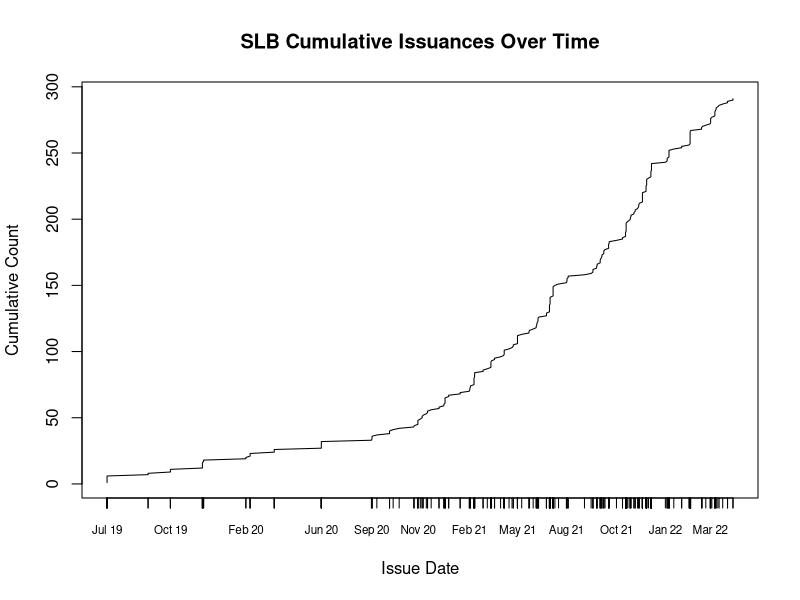

Source code (R):
library("readxl")
library(lubridate)
library(ggplot2)
library(grid)
library(gridBase)
library(dplyr)
library(car)

set.seed(100)
data <- read_excel("Descriptive Statistics.xlsx", col_types='guess', sheet=2)
data$`Issue Date` <- as.Date(data$`Issue Date`)

growth = data[order(data$`Issue Date`, decreasing=FALSE),]
growth$count =1
growth$`Cumulative Count` = cumsum(growth$count)

plot(`Cumulative Count` ~ `Issue Date`, growth, xaxt = "n", type = "l" ,main="SLB Cumulative Issuances Over Time")
axis(1, growth$`Issue Date`, format(growth$`Issue Date`, "%b %y"), cex.axis = .7)


new_df = data[data$`Yield ask, at issue`!="#N/A N/A",]
new_df$`Yield ask, at issue` <- as.numeric(new_df$`Yield ask, at issue`)
new_df <- new_df[complete.cases(new_df$`Yield ask, at issue`),]


new_df$"BICS Level 1"<- factor(new_df$"BICS Level 1", exclude=NULL)
new_df$"ESG Rating"<- factor(new_df$"ESG Rating", exclude=NULL)

indu <- new_df %>% group_by(`BICS Level 1`)
indu <- indu  %>% summarise(count = n(), amt = sum(`Amt Issued`), yield = mean(`Yield ask, at issue`))
indu <- indu[order(indu$amt, decreasing=TRUE),]

esg <- new_df %>% group_by(`ESG Rating`)
esg <- esg  %>% summarise(count = n(), amt = sum(`Amt Issued`), yield = mean(`Yield ask, at issue`))
esg <- esg[order(indu$amt, decreasing=TRUE),]
